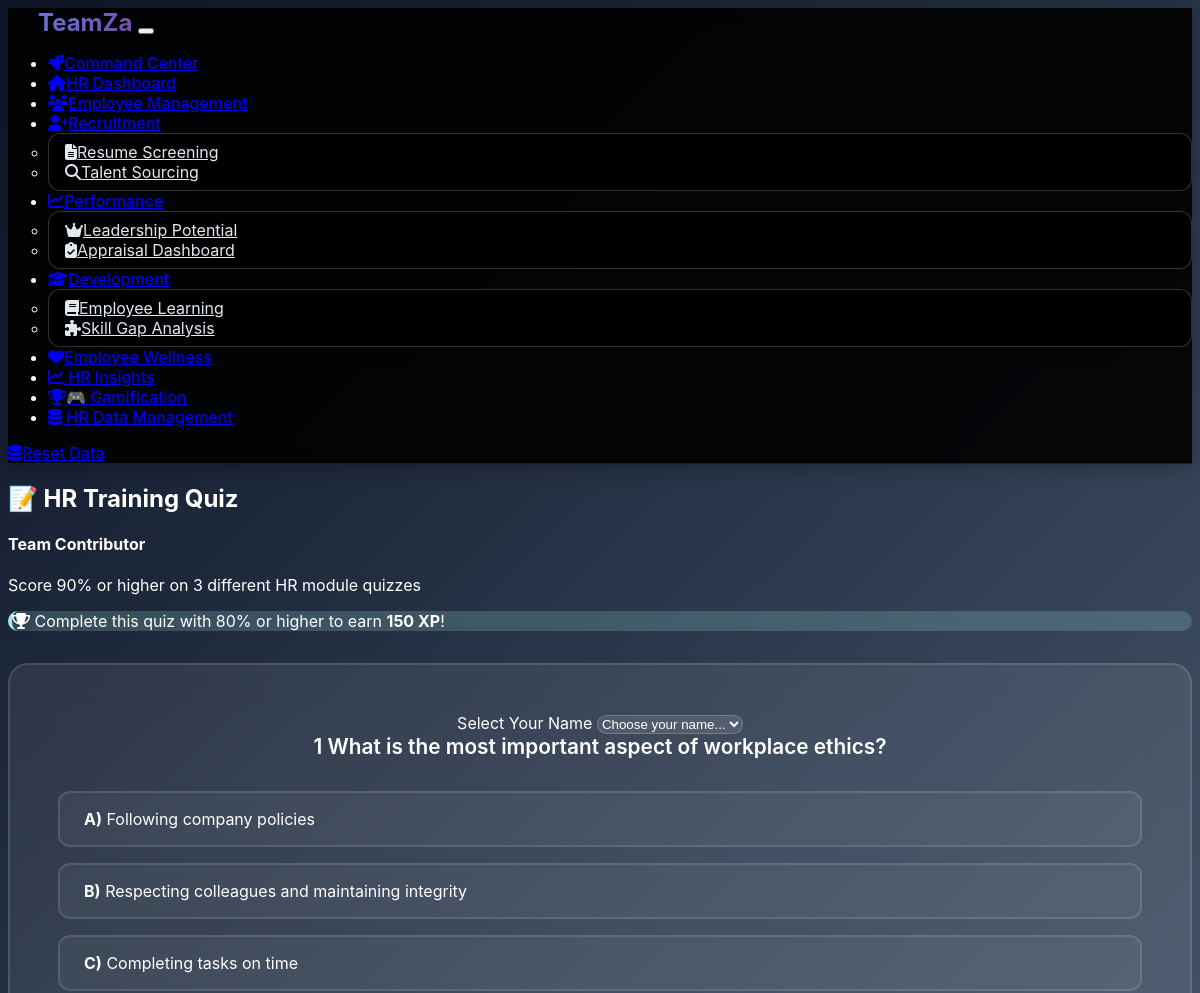
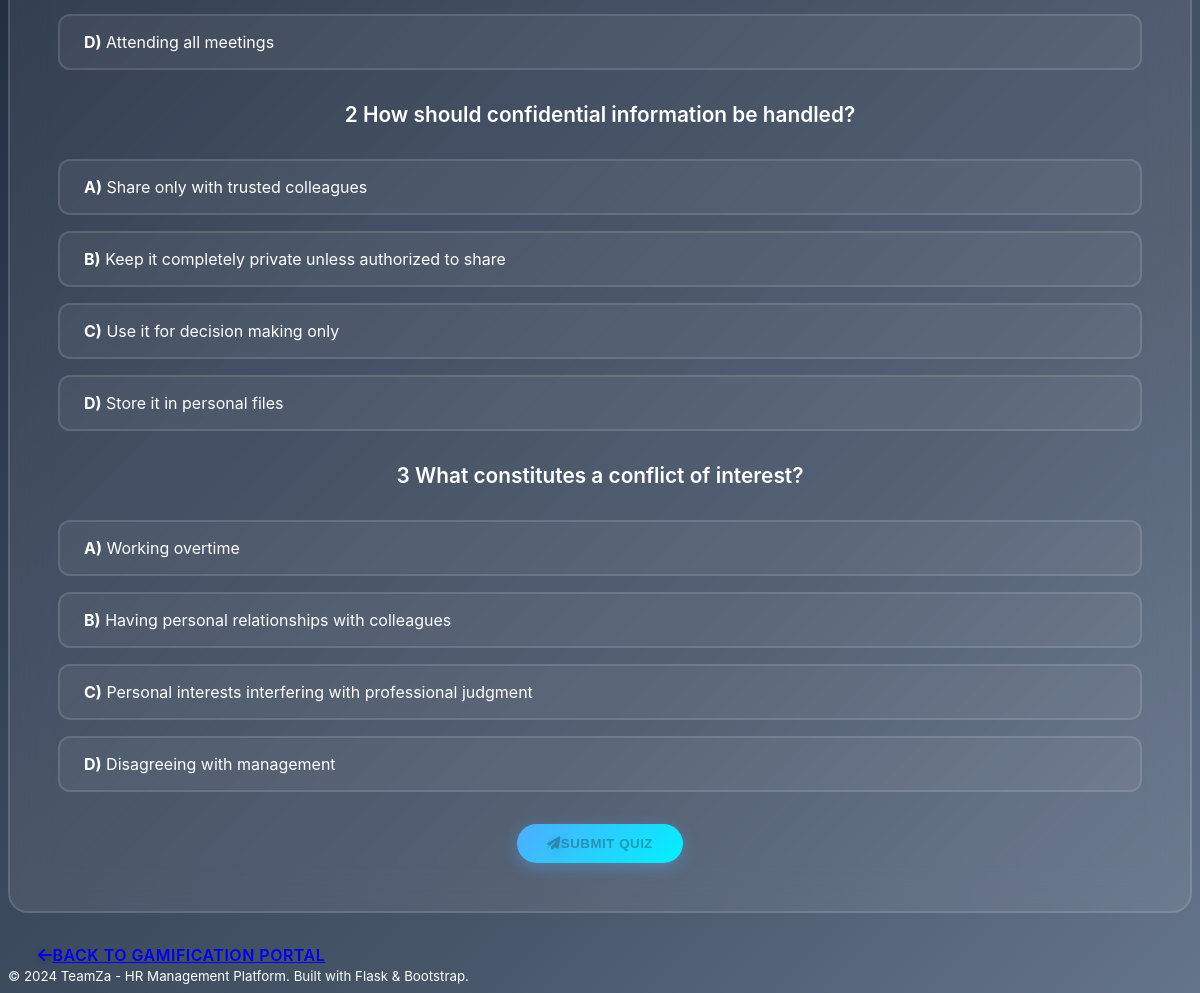
Page /gamification/quiz/4 on the committed database (2 pictures, top to bottom).
### models.py (models this page shows, shortened)
class Challenge(db.Model):
    id = db.Column(db.Integer, primary_key=True)
    title = db.Column(db.String(200), nullable=False)
    description = db.Column(Text, nullable=False)
    xp_reward = db.Column(db.Integer, default=50)
    challenge_type = db.Column(db.String(50), default='training')  # training, quiz, module, custom
    requirements = db.Column(Text)  # JSON string of requirements
    deadline = db.Column(db.DateTime)
    is_active = db.Column(db.Boolean, default=True)
    created_by = db.Column(db.String(100), default='HR Admin')
    created_at = db.Column(db.DateTime, default=datetime.utcnow)

### routes.py (the view)
@app.route('/gamification/quiz/<int:challenge_id>')
def take_quiz(challenge_id):
    from models import Challenge, Quiz
    challenge = Challenge.query.get_or_404(challenge_id)
    quiz_questions = Quiz.query.filter_by(module_name='Ethics').limit(5).all()  # Sample quiz
    if not quiz_questions:
        sample_questions = [
            {
                'question': 'What is the most important aspect of workplace ethics?',
                'option_a': 'Following company policies',
                'option_b': 'Respecting colleagues and maintaining integrity',
                'option_c': 'Completing tasks on time',
                'option_d': 'Attending all meetings',
                'correct_answer': 'B',
                'explanation': 'Workplace ethics is fundamentally about respect and integrity in all professional interactions.'
            },
            {
                'question': 'How should confidential information be handled?',
                'option_a': 'Share only with trusted colleagues',
                'option_b': 'Keep it completely private unless authorized to share',
                'option_c': 'Use it for decision making only',
                'option_d': 'Store it in personal files',
                'correct_answer': 'B',
                'explanation': 'Confidential information should only be shared when properly authorized.'
            },
            {
                'question': 'What constitutes a conflict of interest?',
                'option_a': 'Working overtime',
                'option_b': 'Having personal relationships with colleagues',
                'option_c': 'Personal interests interfering with professional judgment',
                'option_d': 'Disagreeing with management',
                'correct_answer': 'C',
                'explanation': 'A conflict of interest occurs when personal interests could compromise professional judgment.'
            }
        ]
        for q_data in sample_questions:
            quiz = Quiz(
                module_name='Ethics',
                question=q_data['question'],
                option_a=q_data['option_a'],
                option_b=q_data['option_b'],
                option_c=q_data['option_c'],
                option_d=q_data['option_d'],
                correct_answer=q_data['correct_answer'],
                explanation=q_data['explanation']
            )
            db.session.add(quiz)
        db.session.commit()
        quiz_questions = Quiz.query.filter_by(module_name='Ethics').limit(5).all()
    return render_template('quiz.html', challenge=challenge, questions=quiz_questions)

### templates/quiz.html (shortened to what this page needs)
{% extends "base.html" %}
{% block content %}
<div class="container">
    <div class="row justify-content-center">
        <div class="col-lg-8">
            <div class="text-center mb-4">
                <h2 class="display-5 fw-bold text-primary">📝 HR Training Quiz</h2>
                <h4 class="text-muted">{{ challenge.title }}</h4>
                <p class="lead">{{ challenge.description }}</p>
                <div class="alert alert-info">
                    <i class="fas fa-trophy me-2"></i>
                    Complete this quiz with 80% or higher to earn <strong>{{ challenge.xp_reward }} XP</strong>!
                </div>
            </div>
        </div>
    </div>
    <div class="row justify-content-center">
        <div class="col-lg-8">
            <div class="quiz-container">
                <form method="POST" action="{{ url_for('submit_quiz') }}" id="quizForm">
                    <div class="mb-4">
                        <label for="employee_id" class="form-label">Select Your Name</label>
                        <select class="form-select" id="employee_id" name="employee_id" required>
                            <option value="">Choose your name...</option>
                        </select>
                    </div>
                    {% for question in questions %}
                    <div class="quiz-question-container mb-5">
                        <div class="quiz-question">
                            <span class="badge bg-primary me-2">{{ loop.index }}</span>
                            {{ question.question }}
                        </div>
                        <div class="quiz-options">
                            <div class="quiz-option" onclick="selectOption(this, {{ question.id }}, 'A')">
                                <label for="q{{ question.id }}_a" class="w-100 mb-0">
                                    <strong>A)</strong> {{ question.option_a }}
                                </label>
                            </div>
                            <div class="quiz-option" onclick="selectOption(this, {{ question.id }}, 'B')">
                                <label for="q{{ question.id }}_b" class="w-100 mb-0">
                                    <strong>B)</strong> {{ question.option_b }}
                                </label>
                            </div>
                            <div class="quiz-option" onclick="selectOption(this, {{ question.id }}, 'C')">
                                <label for="q{{ question.id }}_c" class="w-100 mb-0">
                                    <strong>C)</strong> {{ question.option_c }}
                                </label>
                            </div>
                            <div class="quiz-option" onclick="selectOption(this, {{ question.id }}, 'D')">
                                <label for="q{{ question.id }}_d" class="w-100 mb-0">
                                    <strong>D)</strong> {{ question.option_d }}
                                </label>
                            </div>
                        </div>
                    </div>
                    {% endfor %}
                    <div class="text-center mt-5">
                        <button type="submit" class="btn btn-success btn-lg" id="submitQuiz" disabled>
                            <i class="fas fa-paper-plane me-2"></i>Submit Quiz
                        </button>
                    </div>
                </form>
            </div>
        </div>
    </div>
    <div class="text-center mt-4">
        <a href="{{ url_for('gamification') }}" class="btn btn-outline-light">
            <i class="fas fa-arrow-left me-2"></i>Back to Gamification Portal
        </a>
    </div>
</div>
{% endblock %}

### static/css/custom.css (style rules this page uses)
:root { --primary-gradient: linear-gradient(135deg, #667eea 0%, #764ba2 100%); --secondary-gradient: linear-gradient(135deg, #f093fb 0%, #f5576c 100%); --success-gradient: linear-gradient(135deg, #4facfe 0%, #00f2fe 100%); --warning-gradient: linear-gradient(135deg, #f6d365 0%, #fda085 100%); --info-gradient: linear-gradient(135deg, #a8edea 0%, #fed6e3 100%); --dark-gradient: linear-gradient(135deg, #2c3e50 0%, #4a6741 100%); --gamification-gradient: linear-gradient(135deg, #ff6b6b 0%, #feca57 50%, #48dbfb 100%); --card-shadow: 0 15px 35px rgba(0, 0, 0, 0.1); --card-hover-shadow: 0 25px 50px rgba(0, 0, 0, 0.15); --border-radius: 20px; --small-radius: 12px; --transition: all 0.4s cubic-bezier(0.25, 0.46, 0.45, 0.94); --text-primary: #ffffff; --text-secondary: #e2e8f0; --text-muted: #94a3b8; --bg-overlay: rgba(15, 23, 42, 0.95); --glass-bg: rgba(255, 255, 255, 0.08); --glass-border: rgba(255, 255, 255, 0.12); --xp-color: #fbbf24; --badge-gold: #f59e0b; --badge-silver: #94a3b8; --badge-bronze: #f97316; --challenge-active: #10b981; --challenge-completed: #06b6d4; }
body { background: linear-gradient(135deg, #0f172a 0%, #1e293b 25%, #334155 50%, #475569 75%, #64748b 100%); background-attachment: fixed; min-height: 100vh; font-family: 'Inter', 'Segoe UI', system-ui, -apple-system, sans-serif; color: var(--text-primary); overflow-x: hidden; }
.btn { border-radius: 25px; font-weight: 600; text-transform: uppercase; letter-spacing: 0.5px; transition: var(--transition); border: none; padding: 12px 30px; }
.btn-success { background: var(--success-gradient); box-shadow: 0 4px 15px rgba(79, 172, 254, 0.4); }
.form-control, .form-select { background: rgba(255, 255, 255, 0.1); border: 1px solid rgba(255, 255, 255, 0.2); border-radius: 10px; color: var(--text-primary); transition: var(--transition); }
.alert { border: none; border-radius: var(--border-radius); backdrop-filter: blur(10px); }
.alert-info { background: rgba(168, 237, 234, 0.2); border-left: 4px solid #a8edea; }
.form-select option { background: rgba(0, 0, 0, 0.9) !important; color: var(--text-primary) !important; }
.fa, .fas, .far { filter: drop-shadow(2px 2px 4px rgba(0, 0, 0, 0.3)); }
.fade-in { animation: fadeIn 0.6s ease-in; }
.slide-in-left { animation: slideInLeft 0.6s ease-out; }
.quiz-container { background: var(--glass-bg); backdrop-filter: blur(20px); border: 2px solid var(--glass-border); border-radius: var(--border-radius); padding: 3rem; margin: 2rem 0; text-align: center; }
.quiz-question { font-size: 1.3rem; font-weight: 600; margin-bottom: 2rem; color: var(--text-primary); }
.quiz-options { display: grid; gap: 1rem; margin: 2rem 0; }
.quiz-option { background: rgba(255, 255, 255, 0.05); border: 2px solid var(--glass-border); border-radius: var(--small-radius); padding: 1rem 1.5rem; cursor: pointer; transition: var(--transition); text-align: left; }

### templates/quiz.html (style rules this page uses)
.quiz-question-container { opacity: 0; animation: slideInLeft 0.6s ease-out forwards; }

### rows in the picture
Challenge: title "Team Contributor", description "Score 90% or higher on 3 different HR module quizzes", xp_reward "150"

### other values in the picture
{{ question.question }} "What is the most important aspect of workplace ethics?" "How should confidential information be handled?" "What constitutes a conflict of interest?"
{{ question.option_a }} "Following company policies" "Share only with trusted colleagues" "Working overtime"
{{ question.option_b }} "Respecting colleagues and maintaining integrity" "Keep it completely private unless authorized to share" "Having personal relationships with colleagues"
{{ question.option_c }} "Completing tasks on time" "Use it for decision making only" "Personal interests interfering with professional judgment"
{{ question.option_d }} "Attending all meetings" "Store it in personal files" "Disagreeing with management"
